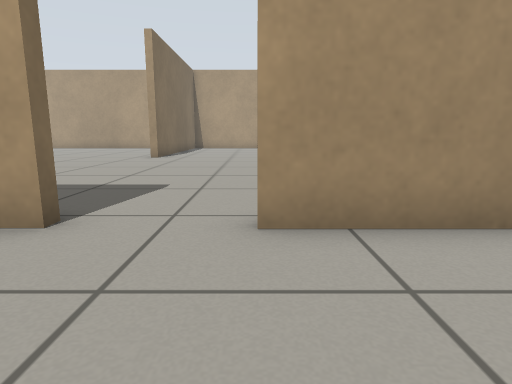
[1] (above)

21 first-person views from a walk through a robot-simulator world made for Gazebo. The camera is 0.5 m above the floor, tilts 10° down and sees 75° across. The floor is counted in squares, 0.5 m on a side. Each view is taken from the middle of a square. On the plan, view 1 faces up. The plan holds only what a view shows up to about 12 squares ahead; the rest is blank.

[2]
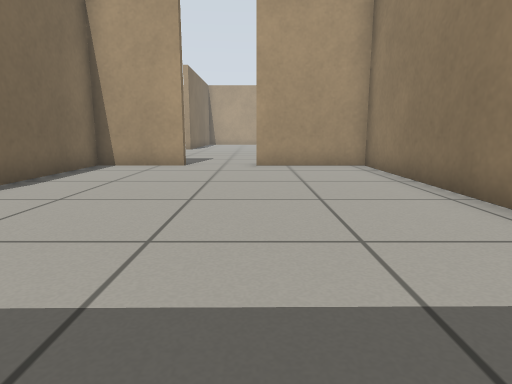

[3]
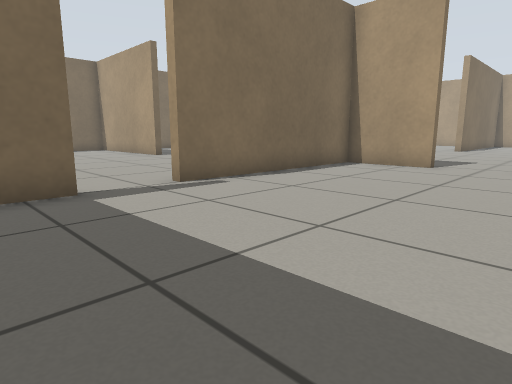

[4]
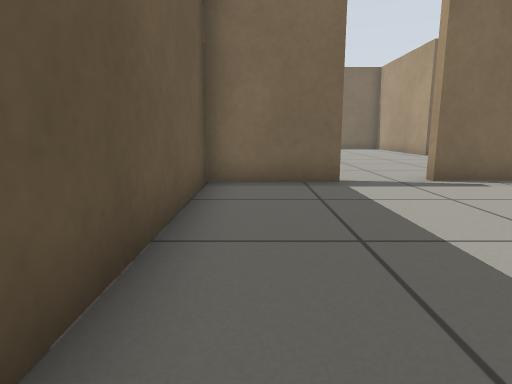

[5]
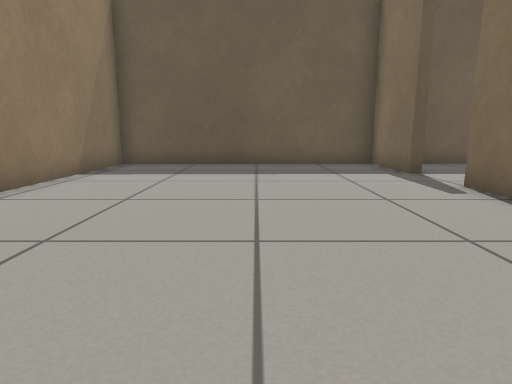

[6]
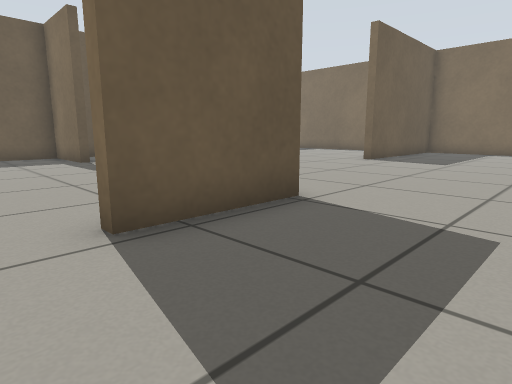

[7]
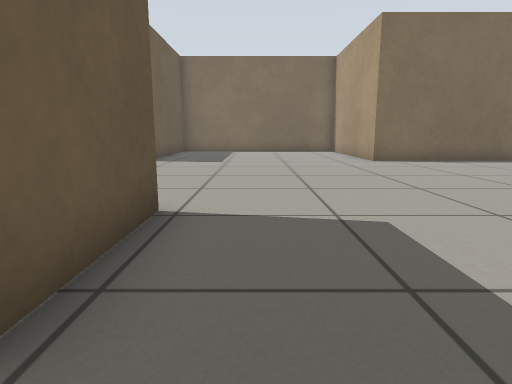

[8]
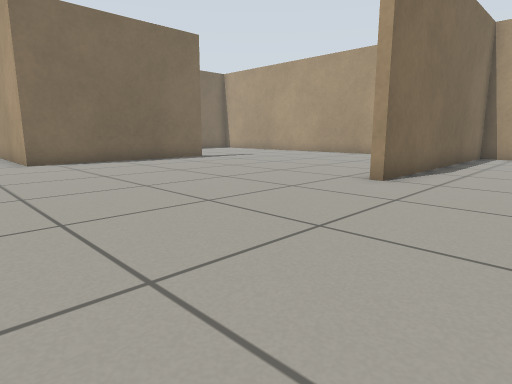

[9]
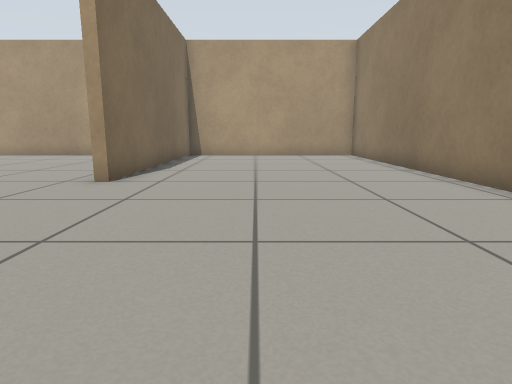

[10]
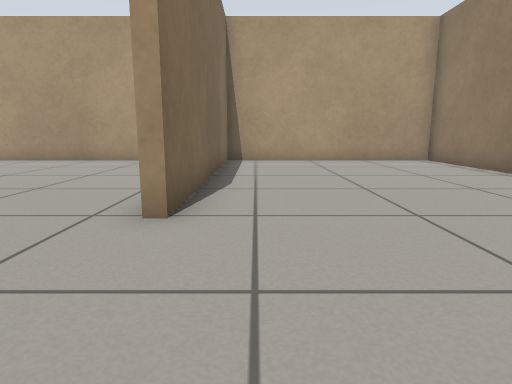

[11]
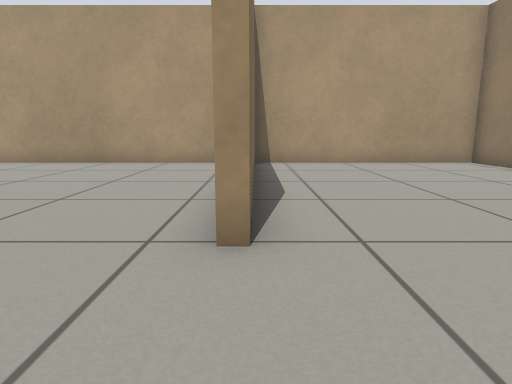

[12]
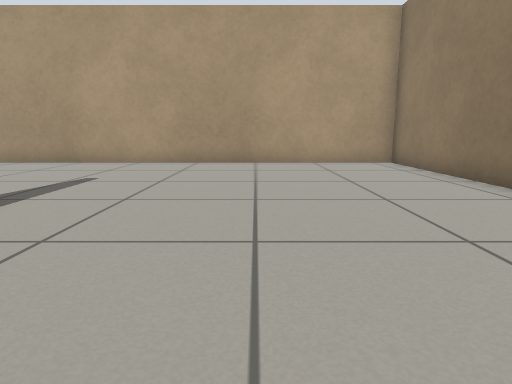

[13]
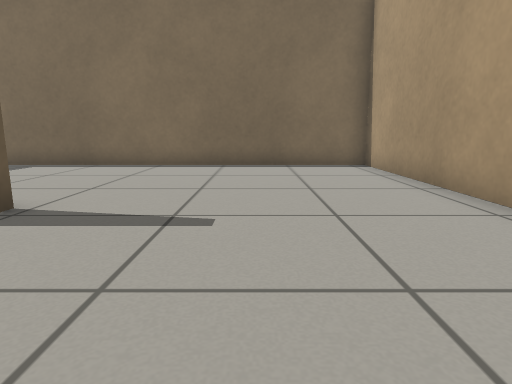

[14]
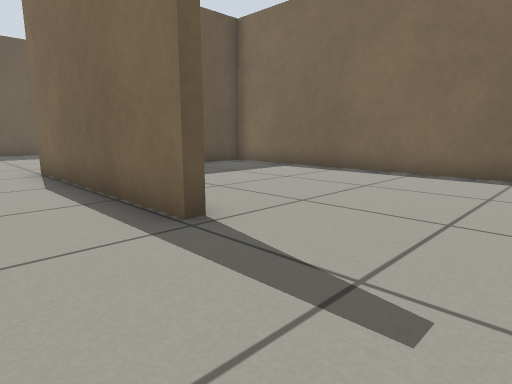

[15]
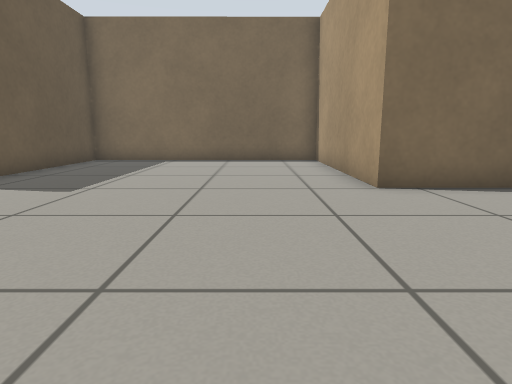

[16]
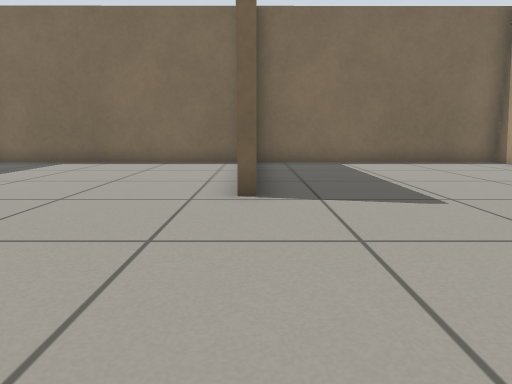

[17]
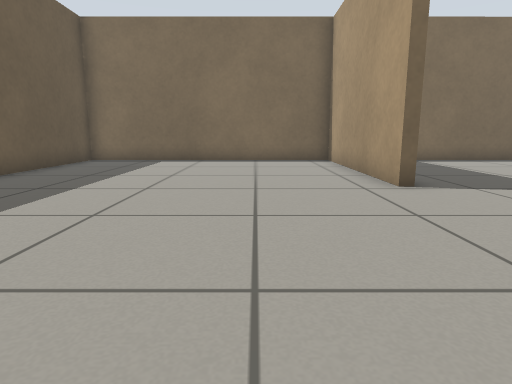

[18]
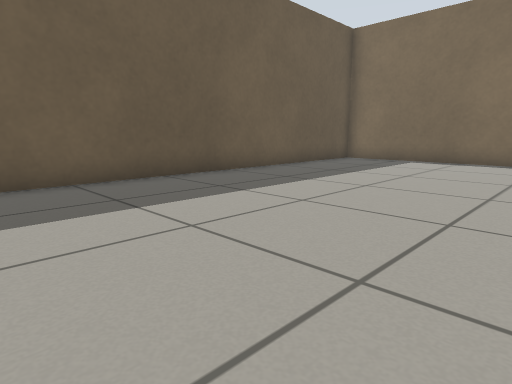

[19]
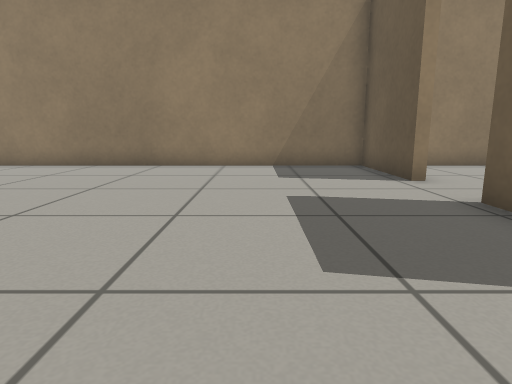

[20]
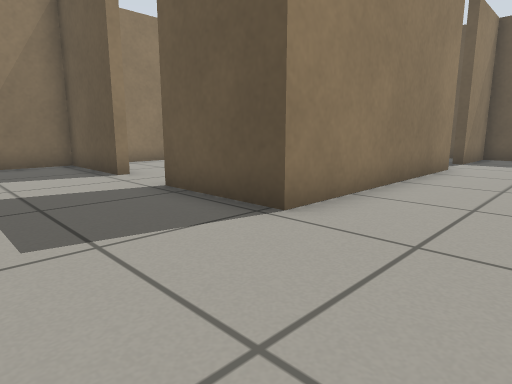

[21]
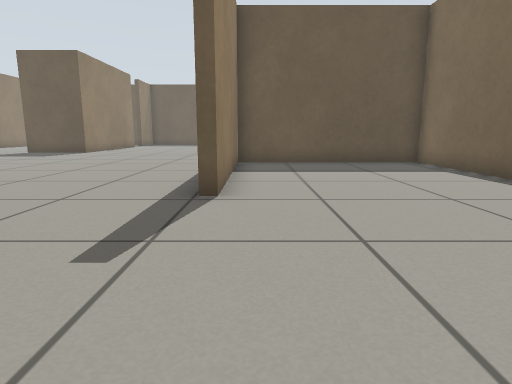

### Floor plan
Ten units are one square. View 1 is at (0, 0); x grows to the right and y downward. Boxes are objects, and circles mark ways between rooms. Rooms are numbered by the first view taken in them; rooms with no view inside come last. Other rooms are left out.
<svg viewBox="-201 -230 240 316">
<path fill="none" stroke="#000" d="M-53 53 -49 53 -49 80 34 79 34 -34 0 -34M-21 -34 -49 -34 -49 33 -53 33M-133 -11 -133 -7 -195 -7 -195 81 -53 80 -53 53M-43 -170 -43 -225 -196 -225 -195 -95 -134 -95 -134 -157 -131 -157 -131 -92 -195 -92 -195 -10 -147 -10M0 -37 34 -37 34 -225 -40 -225 -40 -138M-53 33 -53 -37 -22 -37"/>
<circle cx="-10" cy="-40" r="3" fill="#2a7"/>
<circle cx="-50" cy="45" r="3" fill="#2a7"/>
<text x="-10" y="20">1</text>
<text x="-90" y="-90">2</text>
</svg>
Room 1 opens to room 2.

Where each view was taken, in squares from view 1:
view 1: 0 up, 0 right, facing up
view 2: 7 down, 0 right, facing up
view 3: 7 down, 1 right, facing up-left
view 4: 7 down, 2 right, facing left
view 5: 3 up, 1 left, facing down
view 6: 7 up, 1 left, facing down-left
view 7: 5 up, 1 left, facing left
view 8: 7 up, 1 left, facing up-left
view 9: 7 up, 1 left, facing up
view 10: 10 up, 3 left, facing up
view 11: 11 up, 4 left, facing up
view 12: 11 up, 9 left, facing up
view 13: 19 up, 9 left, facing left
view 14: 19 up, 11 left, facing down-left
view 15: 7 up, 7 left, facing left
view 16: 1 up, 8 left, facing left
view 17: 2 down, 7 left, facing left
view 18: 1 down, 7 left, facing down-left
view 19: 7 up, 7 left, facing right
view 20: 7 up, 8 left, facing down-right
view 21: 21 up, 14 left, facing down
